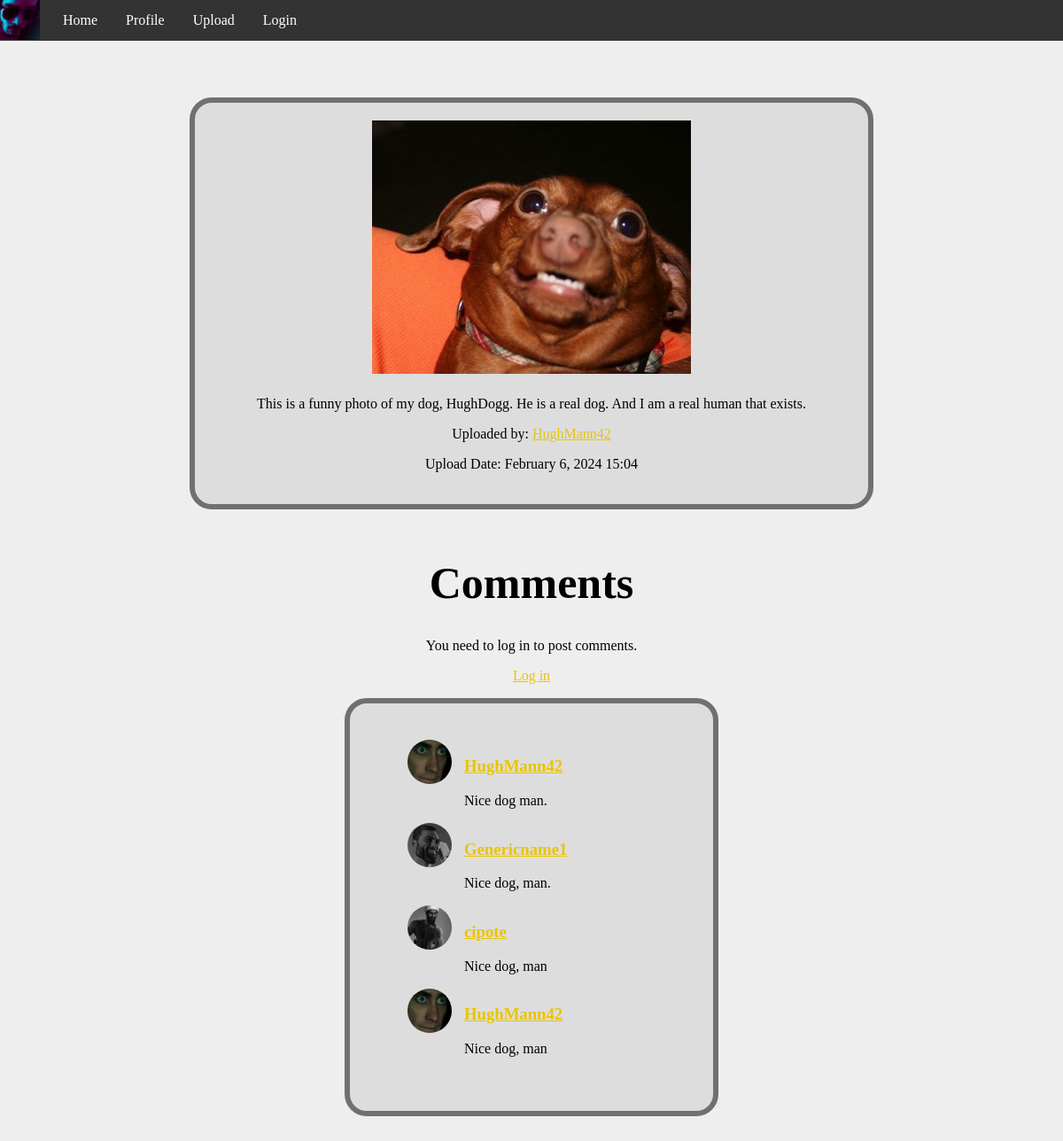
Page /submission/7/ on the committed database.
### PhotoApp/models.py (models this page shows)
class ImageSubmission(models.Model):
    user = models.ForeignKey(UserProfile, on_delete=models.CASCADE)
    image = models.ImageField(upload_to='image_submissions/')
    creation_date = models.DateTimeField(auto_now_add=True)
    description = models.TextField()
    title = models.CharField(max_length=120, blank=True)

class UserProfile(models.Model):
    user = models.OneToOneField(User, on_delete=models.CASCADE)
    profile_image = models.ImageField(upload_to='profile_images/', blank=True, default="images/defaultimg.png")
    creation_date = models.DateTimeField(auto_now_add=True)
    short_description = models.TextField(max_length=255)
    social_links = models.TextField(blank=True)

class Comment(models.Model):
    user = models.ForeignKey(UserProfile, on_delete=models.CASCADE)
    image_submission = models.ForeignKey(ImageSubmission, on_delete=models.CASCADE)
    date = models.DateTimeField(auto_now_add=True)
    text = models.TextField()

### PhotoApp/views.py (the view)
# urls.py: path('submission/<int:submission_id>/', image_submission_detail_view, name='image_submission_detail'),
def image_submission_detail_view(request, submission_id):
    image_submission = get_object_or_404(ImageSubmission, id=submission_id)
    image_comments = Comment.objects.filter(image_submission=image_submission)
    if request.method == 'POST':
        form = CommentForm(request.POST)
        if form.is_valid():
            if request.user.is_authenticated:
                comment = form.save(commit=False)
                comment.user = request.user.userprofile
                comment.image_submission = image_submission
                comment.save()
                return redirect('image_submission_detail', submission_id=submission_id)
    else:
        form = CommentForm()
    context = {
        'image_submission': image_submission,
        'image_comments': image_comments,
        'form': form,
    }
    return render(request, 'PhotoApp/submissiondetail.html', context)

### PhotoApp/templates/PhotoApp/submissiondetail.html (shortened to what this page needs)
{% extends 'PhotoApp/base.html' %}
{% block content %}
<div class="center-horizontal">
    <div class="gray-container">
            <img class ="submission-image" src="{{ image_submission.image.url }}" alt="{{ image_submission.description }}">
            <p>{{ image_submission.description }}</p>
            <p>Uploaded by: <a href="{% url 'detail_profile' image_submission.user.user %}">{{ image_submission.user.user }}</a></p>
            <p>Upload Date: {{ image_submission.creation_date|date:"F j, Y H:i" }}</p>
    </div>
</div>
<div class="center-horizontal">
    <div class="comment-section" >
        <h1 style="padding: 0px; font-size: 50px">Comments</h2>
    </div>
    {% if user.is_authenticated %}
        <h1>Write a comment here</h1>
        <form method="post" class="comment-form">
            {% csrf_token %}
            {{ form.text }}
            <br>
            <button type="submit">Post Comment</button>
        </form>
    {% else %}
        <p>You need to log in to post comments.</p>
        <p><a href="{% url 'login_view' %}">Log in</a></p>
    {% endif %}
</div>
<div class="center-horizontal">
    <div class="comment-container">
    <div class="comment-section">
    <ul class="comment-list">
        {% for comment in image_comments %}
            <li class="comment-item">
                <div class="comment-content">
                    <div class="profile-icon-container">
                        <img class="profile-icon" src="{{ comment.user.profile_image.url }}">
                    </div>
                    <div class="comment-text">
                        <h3><a href="{% url 'detail_profile' comment.user.user %}">{{ comment.user.user.username }}</a></h3>
                        <p>{{ comment.text }}</p>
                    </div>
                </div>
            </li>
        {% endfor %}
    </ul>
</div>
</div>
</div>
{% endblock %}

### PhotoApp/templates/PhotoApp/base.html (style rules this page uses)
html { background-color: #eeeeee; }
body { margin: 0 }
li { list-style: none; }
.gray-container { width: 60%; background-color: #dddddd; border: 6px solid #707070; border-radius: 25px; padding: 20px; display: inline-block; margin: 20px; }
.center-horizontal { text-align: center; align-items: center; }
.submission-image { max-width: 50%; max-height: 50%; }
.comment-container { width: 30%; background-color: #dddddd; border: 6px solid #707070; border-radius: 25px; padding: 25px; margin-bottom: 50px; display: inline-block; text-align: left; }
.comment-section { margin-bottom: 20px; width: 100%; }
.comment-text { display: inline-block; vertical-align: top; }
.comment-list { list-style-type: none; }
.profile-icon-container { width: 50px; height: 50px; overflow: hidden; border-radius: 50%; margin-right: 10px; display: inline-block; vertical-align: middle; }
.profile-icon { width: 100%; height: 100%; object-fit: cover; }
a:link:not(nav a) { color: #e9c400; }

### rows in the picture
ImageSubmission: image (picture), description "This is a funny photo of my dog, HughDogg. He is a real dog. And I am a real human that exists.", user.user "HughMann42", creation_date "February 6, 2024 15:04"
Comment: user.profile_image (picture), user.user.username "HughMann42", text "Nice dog man."
Comment: user.profile_image (picture), user.user.username "Genericname1", text "Nice dog, man."
Comment: user.profile_image (picture), user.user.username "cipote", text "Nice dog, man"
Comment: user.profile_image (picture), user.user.username "HughMann42", text "Nice dog, man"
